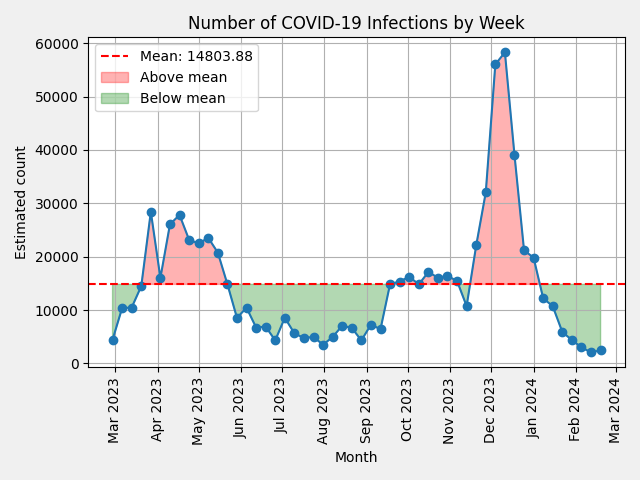

The Python source for this figure:
from matplotlib import dates as mdates
from matplotlib import pyplot as plt
import pandas as pd
import requests

dataset_id = "d_11e68bba3b3c76733475a72d09759eeb"
url = "https://data.gov.sg/api/action/datastore_search?resource_id=" + dataset_id
response = requests.get(url)
result = response.json()["result"]
records = result["records"]
df = pd.DataFrame(records)
df_est_count = df["est_count"]
df_week = df["epi_week"]

count = pd.to_numeric(df_est_count)
date = pd.to_datetime(df_week.str.replace("-", "-W") + "-1", format="%G-W%V-%u")
df_sort = df.sort_values("epi_week")
mean_val = count.mean()
above = count > mean_val
below = ~above

plt.plot(date, count, marker="o", linestyle="-")
plt.axhline(mean_val, color="red", linestyle="--", label=f"Mean: {mean_val:.2f}")
plt.fill_between(date, count, mean_val, where=above, interpolate=True, color="red", alpha=0.3, label="Above mean")
plt.fill_between(date, count, mean_val, where=below, interpolate=True, color="green", alpha=0.3, label="Below mean")
plt.title("Number of COVID-19 Infections by Week")
plt.xlabel("Month")
plt.ylabel("Estimated count")
plt.grid(True)
plt.gca().xaxis.set_major_locator(mdates.MonthLocator())
plt.gca().xaxis.set_major_formatter(mdates.DateFormatter("%b %Y"))
plt.xticks(rotation=90)
plt.legend()
plt.tight_layout()
plt.style.use("fivethirtyeight")
plt.savefig("C:/OtherProjects/Data-Analysis-Projects/COVID-19/Number of COVID-19 infections by Epi-week/Index.png")
plt.show()